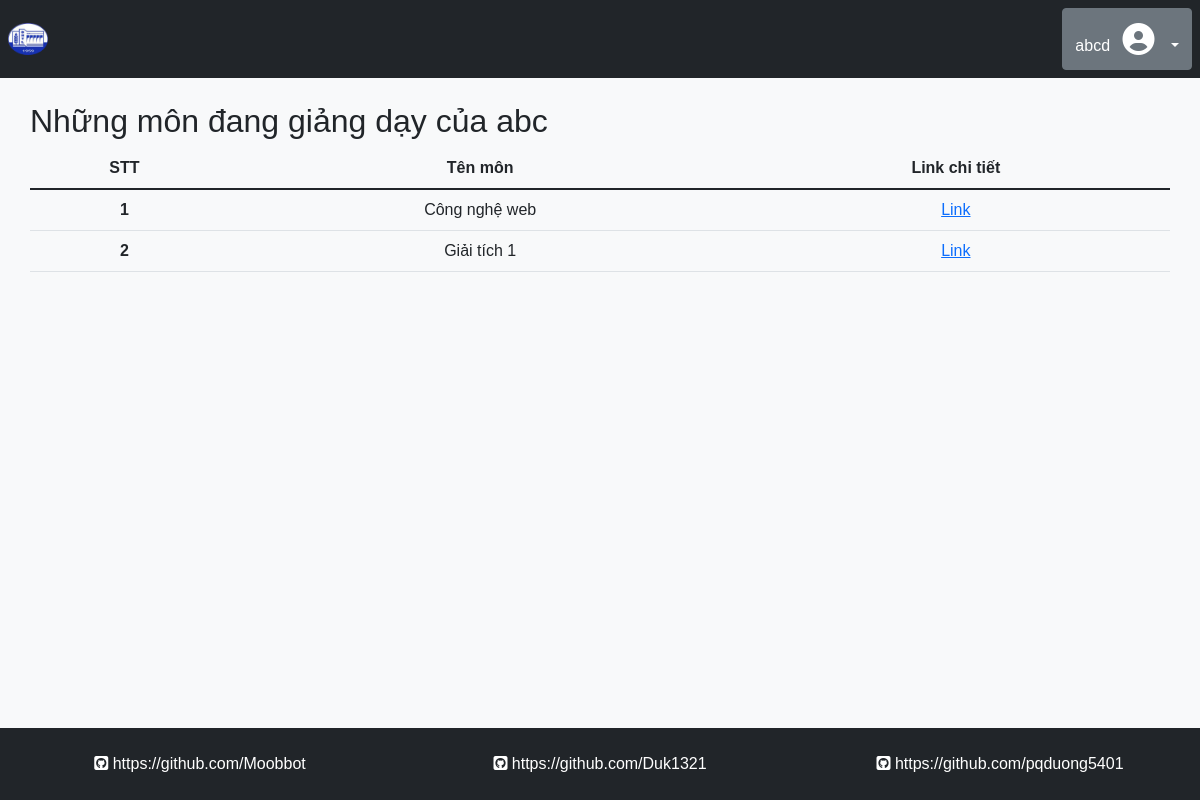
The page /subject/index.php?id=30 (signed in) on the database as committed earlier.
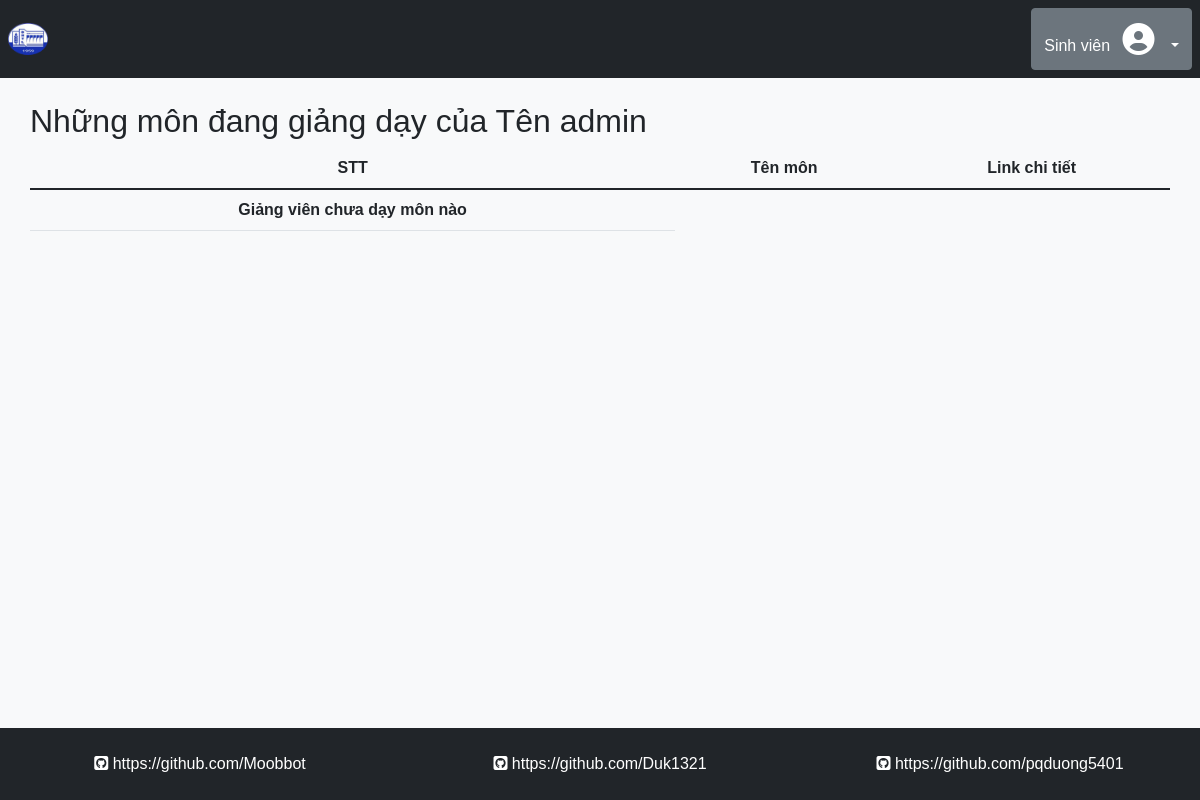
The same page on the database as committed later.
### tables this page shows
CREATE TABLE `db_user_inf` (
  `ID` int(10) UNSIGNED NOT NULL,
  `User_FullName` varchar(200) NOT NULL,
  `User_Position` varchar(100) NOT NULL,
  `User_Phone` varchar(100) NOT NULL,
  `office_id` int(10) UNSIGNED DEFAULT NULL
);

CREATE TABLE `db_teach_learn` (
  `teach_learn_id` int(10) UNSIGNED NOT NULL,
  `user_id_inf` int(10) UNSIGNED NOT NULL,
  `sub_id` int(10) UNSIGNED NOT NULL
);

CREATE TABLE `db_subjects` (
  `sub_id` int(10) UNSIGNED NOT NULL,
  `sub_name` varchar(100) NOT NULL
);

### subject/index.php (the view, shortened to what this page needs)
<?php include '../reuse/header.php' ?>
<?php
include '../reuse/config.php';
$id = $_GET['id'];
$name = '';
$sqlx = "SELECT User_FullName FROM db_user_inf WHERE id = '$id'";
$resultx = mysqli_query($conn, $sqlx);
if ($resultx->num_rows > 0) {
    $rowx = $resultx->fetch_assoc();
    $name = $rowx['User_FullName'];
} else {
    echo 'lỗi';
}
?>
<div class="container-fluid px-0">
    <?php include '../reuse/header_body.php' ?>
    <?php
    if (empty($_SESSION['current_user'])) {
        header("Location:../index.php");
    ?>
    <?php
    } else {
    ?>
    <Section class="container">
        <div class="row mt-4">
            <h2 class="px-0">Những môn đang giảng dạy của <?= $name ?></h2>
            <table class="table text-center">
                <thead>
                    <tr>
                        <th scope="col">STT</th>
                        <th scope="col">Tên môn</th>
                        <th scope="col">Link chi tiết</th>
                    </tr>
                </thead>
                <tbody>
                    <?php
                        $sql = "SELECT sub_id, teach_learn_id FROM db_teach_learn WHERE user_id_inf = '$id'";
                        $result = mysqli_query($conn, $sql);
                        $STT = 0;
                        if ($result->num_rows > 0) {
                            while ($row  = $result->fetch_assoc()) {
                                $sub_id = $row['sub_id'];
                                $teach_learn_id = $row['teach_learn_id'];
                                $sql1 = "SELECT * FROM db_subjects s WHERE s.sub_id = $sub_id";
                                $result1 = mysqli_query($conn, $sql1);
                                if ($result1->num_rows > 0) {
                                    $STT += 1;
                                    $row1 = $result1->fetch_assoc();
                        ?>
                    <tr>
                        <th scope="row"><?= $STT ?></th>
                        <td><?= $row1['sub_name'] ?></td>
                        <td><a href="http://localhost/BTL_CNW/subject/detail.php?id= <?= $teach_learn_id ?>">Link</a>
                        </td>
                        <?php
                                }
                                    ?>
                        <?php
                            }
                        } else {
                                ?>
                        <th scope="row">Giảng viên chưa dạy môn nào</th>
                        <?php
                        } ?>
                    </tr>
                </tbody>
            </table>
        </div>
    </Section>
    <?php
    }
    ?>
    <?php include '../reuse/footer_body.php' ?>
</div>
<?php include '../reuse/footer.php' ?>

### reuse/header_body.php (shortened to what this page needs)
<header class="bg-dark text-white p-2">
    <div class="container-fluid p-0 m-0">
        <div class="d-flex flex-wrap align-items-center justify-content-between">
            <a href="http://localhost/BTL_CNW/" class="d-flex align-items-center mb-md-0 text-start">
                <img src="http://localhost/BTL_CNW/assets/img/logo.png" alt="" width="40" height="32"
                    class="d-inline-block align-text-top p-0 m-0 me-2">
            </a>
            <?php
            if (empty($_SESSION['current_user'])) {
            ?>
            <div class="text-end">
                <a href="http://localhost/BTL_CNW/login/index.php" class="btn btn-outline-light me-2">Login</a>
                <a href="http://localhost/BTL_CNW/signup/index.php" class="btn btn-warning me-2">Sign-up</a>
            </div>
            <?php
            } else {
                $currentUser = $_SESSION['current_user'];
            ?>
            <div class="text-end">
                <div class="dropdown">
                    <button class="btn btn-secondary dropdown-toggle" type="button" id="dropdownMenuButton1"
                        data-bs-toggle="dropdown" aria-expanded="false">
                        <?php
                            echo $currentUser['User_FullName'];
                            ?>
                        <i class="fa fa-user-circle fa-w-16 fa-2x p-2" aria-hidden="true"></i>
                    </button>
                </div>
            </div>
            <?php
            }
            ?>
        </div>
    </div>
</header>

Rows that differ between the two databases and show on the page:
removed db_teach_learn: sub.sub_name "Công nghệ web"
removed db_teach_learn: sub.sub_name "Giải tích 1"
changed db_user_inf: User_FullName "abc" → "Tên admin"
Other text that changed with them:
$currentUser['User_FullName']: "abcd" → "Sinh viên"
text now shown: "Giảng viên chưa dạy môn nào"
